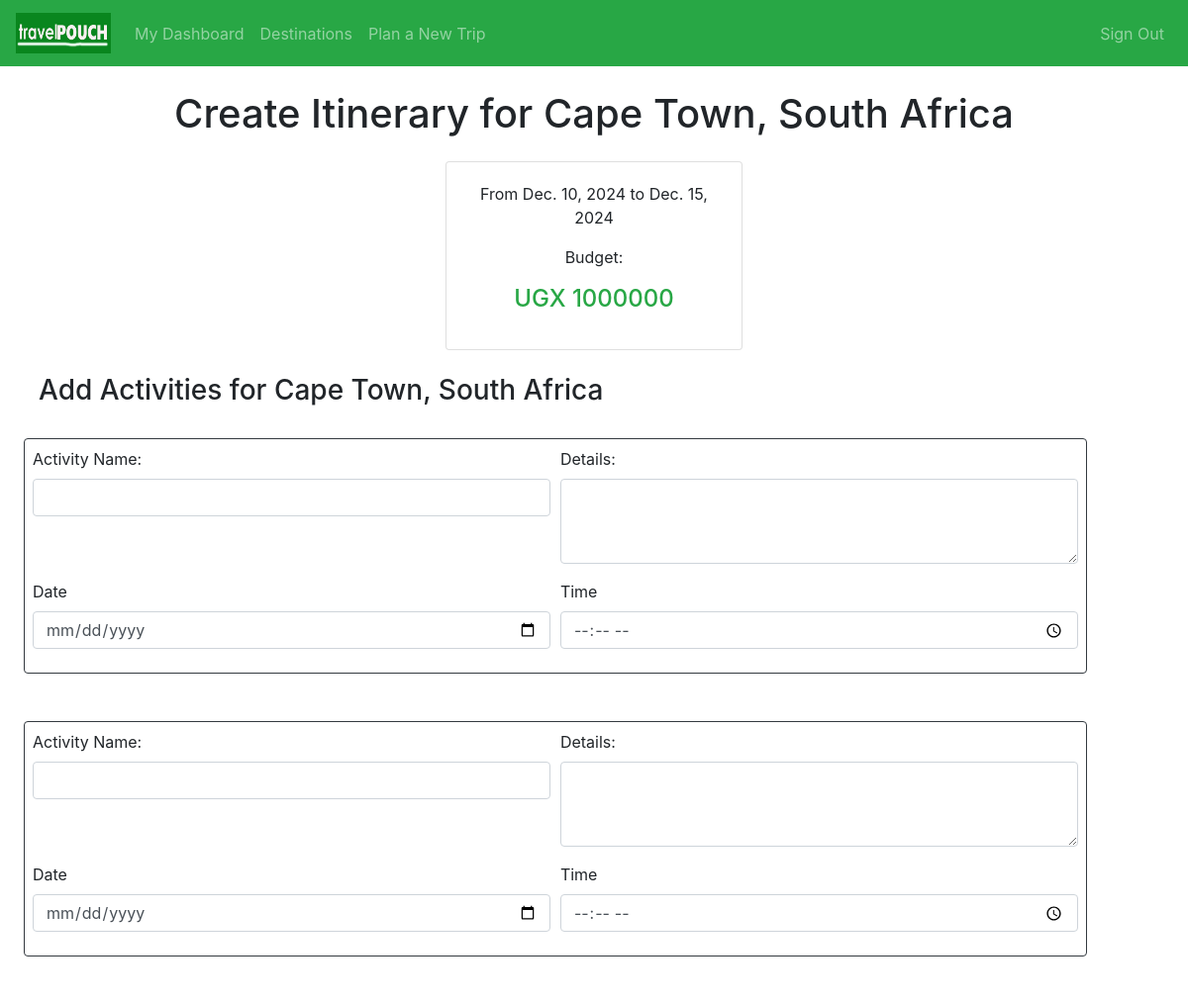
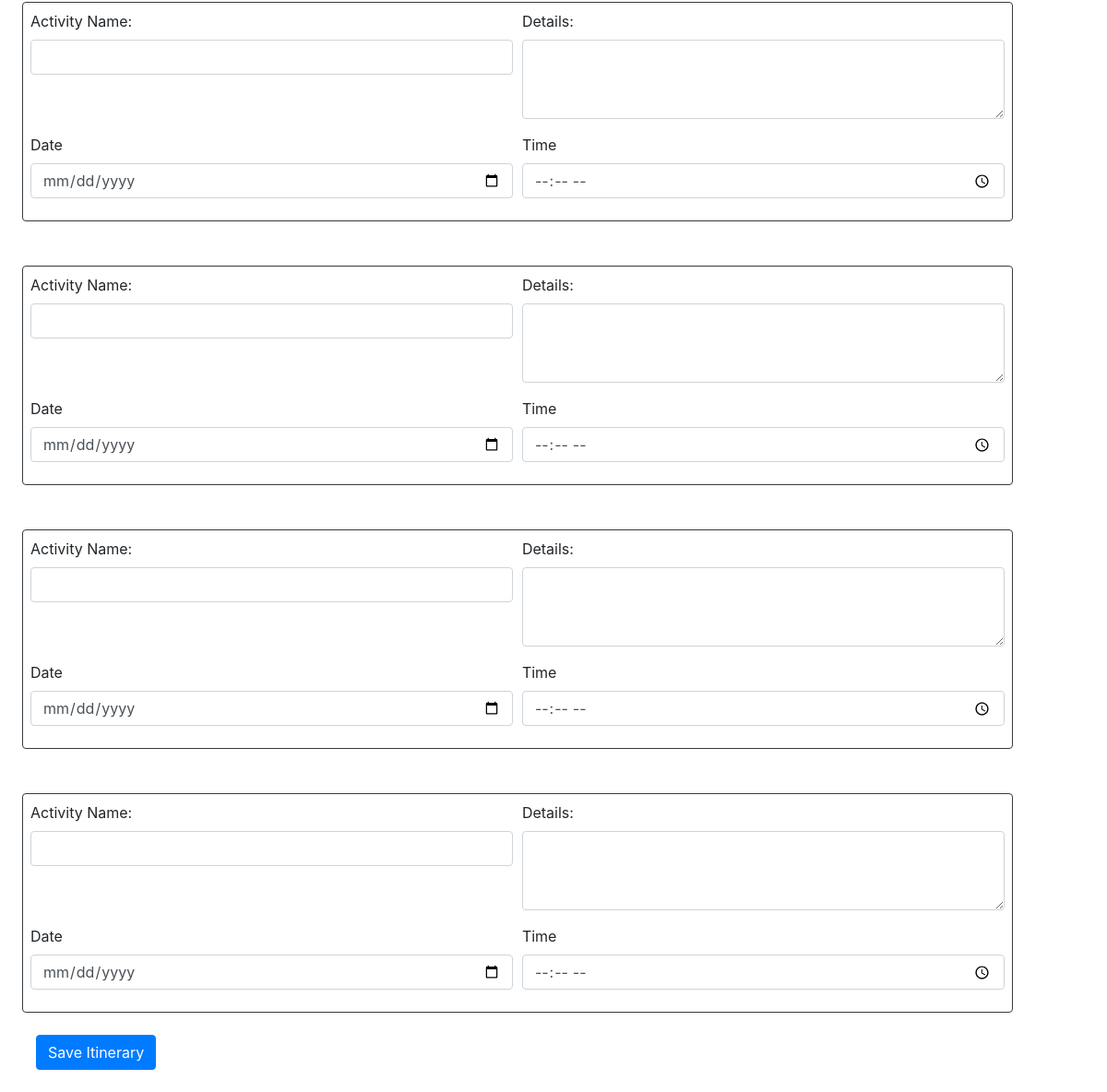
Screenshot of /create_itinerary/1 (signed in) with the database file from the repository (2 pictures, top to bottom).
### travel/models.py (models this page shows, shortened)
class Trip(models.Model):
    user = models.ForeignKey(User, on_delete=models.CASCADE)
    destination = models.ForeignKey(Destination, on_delete=models.CASCADE)
    start_date = models.DateField()
    end_date = models.DateField()
    budget = models.DecimalField(max_digits=10, decimal_places=0)

class Destination(models.Model):
    REGION_CHOICES = (
        ("AFR", "Africa"),
        ("ASIME", "Asia and Middle East"),
        ("EUR", "Europe"),
        ("OCE", "Oceania"),
        ("NAC", "North and Central America & Caribbean"),
        ("SOA", "South America")
    )
    name = models.CharField(max_length=255)
    description = models.TextField(blank=True)  # Optional description
    location = models.CharField(max_length=255, blank=True)  # General location (e.g., city, country)
    latitude = models.FloatField(blank=True, null=True)  # Used if the destination has a specific point on the map
    longitude = models.FloatField(blank=True, null=True)
    type = models.CharField(max_length=50, choices=[('city', 'City'), ('landmark', 'Landmark'), ('island', 'Island'), ('province', 'Province'), ('country', 'Country')], default='city')
    destination_image = models.ImageField(upload_to='destination_images/', blank=True, null=True)
    region = models.CharField(max_length=5, choices=REGION_CHOICES, default="AFR")
    image_attribution = models.CharField(max_length=255, blank=True, null=True) # Image source (Important to give credit)
    def __str__(self):
        return f"{self.name}, {self.location}"
    class Meta:
        ordering = ['region', 'name']

### travel/views.py (the view)
# urls.py: path("create_itinerary/<int:trip_id>", views.create_itinerary, name="createitinerary"),
@login_required
def create_itinerary(request, trip_id):
    trip = Trip.objects.get(pk=trip_id)
    if request.method == "POST":
        formset = ItineraryFormSet(request.POST, queryset=Activity.objects.filter(trip=trip))
        if formset.is_valid():
            activities = formset.save(commit=False)
            for activity in activities:
                activity.trip = trip  # assigns the trip to each activity
                activity.save()
                print(f"Saved activity: {activity.name} for trip {trip.id}")
            return HttpResponseRedirect(reverse('trip', args=(trip_id,)))
        else:
            print(formset.errors) # Prints errors for debugging
    else:
        formset = ItineraryFormSet(queryset=Activity.objects.none())
    return render(request, 'travel/create_itinerary.html', {'trip': trip, 'formset': formset})

### travel/templates/travel/create_itinerary.html (shortened to what this page needs)
{% extends "travel/layout.html" %}
{% load static %}
{% block body%}
    <h1 class="my-4 text-center title">Create Itinerary for {{ trip.destination}}</h1>
    <div class="card mx-auto w-25">
        <div class="card-body text-center">
            <p>From {{ trip.start_date }} to {{ trip.end_date }}</p>
            <p>Budget:</p>
            <h4 class="text-success">UGX {{ trip.budget }}</p>
        </div>
    </div>
    <div class="container ml-4 py-4">
        <form action="" method="post">
            <h3>Add Activities for {{ trip.destination }}</h3>
            <div class="row">
                {% for form in formset %}
                <div class="card border border-dark my-4 p-2">
                    <div class="form-row">
                        <div class="form-group col-md-6">
                            {{ form.name.label_tag }}
                            {{ form.name }}
                        </div>
                        <div class="form-group col-md-6">
                            {{ form.description.label_tag }}
                            {{ form.description }}
                        </div>
                        <div class="form-group col-md-6">
                            <label for="{{ form.date.id_for_label }}">Date</label>
                            {{ form.date }}
                        </div>
                        <div class="form-group col-md-6">
                            <label for="{{ form.time.id_for_label }}">Time</label>
                            {{ form.time }}
                        </div>
                    </div>
                </div>
                {% endfor %}
            </div>
            <button type="submit" class="btn btn-primary">Save Itinerary</button>
        </form>
    </div>
{% endblock %}

### rows the page displays
Trip: destination "Cape Town, South Africa", start_date "Dec. 10, 2024", end_date "Dec. 15, 2024", budget "1000000"
